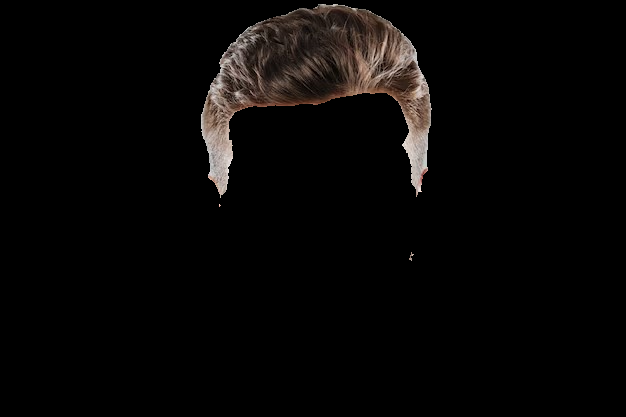
#> input picture Hair_changer/image_hair/output.png, 626 x 417 px, found by its file name
$ jupyter execute --allow-errors hair_segment.ipynb
#> lines starting #> are read from the running program, lines starting #| are printed output that depends on the picture; after the words box and inside, x2 and y2 are one past the last pixel; in counts of white or black regions, pixels touching at a corner belong together
[cell 1]
import mediapipe as mp
from mediapipe.tasks import python
from mediapipe.tasks.python import vision

[cell 2]
import os
import cv2
import numpy as np
import matplotlib.pyplot as plt
import math
import pymysql
#> (the rest of this cell did not finish here and is left out)

[cell 3]
model_path = "hair_segmenter.tflite"

[cell 4]
# Height and width that will be used by the model
DESIRED_HEIGHT = 480
DESIRED_WIDTH = 480
def resize_and_show(image):
    h, w = image.shape[:2]
    if h < w:
        img = cv2.resize(image, (DESIRED_WIDTH, math.floor(h/(w/DESIRED_WIDTH))))
    else:
        img = cv2.resize(image, (math.floor(w/(h/DESIRED_HEIGHT)), DESIRED_HEIGHT))
    cv2.imshow('Image', img)
    cv2.waitKey(0)
    cv2.destroyAllWindows()

[cell 5]
# MySql에 저장된 애프터 사진 파일명 불러오기
import pymysql

member_id = 'bb'
salon_id = 'a000'
afterImg=''

sql = "select pic_path from my_history where member_id = %s and salon_id = %s"

#> (the rest of this cell did not finish here and is left out)

[cell 6]
# 이미지파일 경로

IMAGE_FOLDER = 'C:/Users/user/git/final_project_t3/SmartMirror/src/main/resources/static/afterImg'
IMAGE_FILENAMES = [afterImg]

for name in IMAGE_FILENAMES:
    image_path = os.path.join(IMAGE_FOLDER, name)+'.jpg'
    print(image_path)

[cell 7]
# Performs resizing and showing the image
image_path=image_path
images = {name: cv2.imread(image_path) for name in IMAGE_FILENAMES}
#> images = 1 item
images.items()
# Preview the image(s)
#> (the rest of this cell did not finish here and is left out)

[cell 8]
BG_COLOR = (192, 192, 192) # gray
MASK_COLOR = (255, 255, 255) # white


# options
#> (the rest of this cell did not finish here and is left out)

[cell 9]
# 헤어 세그먼트(머리카락만 추출)
cnt=10

#> (the rest of this cell did not finish here and is left out)

[cell 10]
hair_image_path = 'image_hair/output.png'
hair_image = cv2.imread(hair_image_path)
#> hair_image is the input picture: shape (417, 626, 3); mean B, G, R 5.8, 6.5, 7.8

# Create a mask for the black background
black_bg_mask = np.all(hair_image == [0, 0, 0], axis=2)
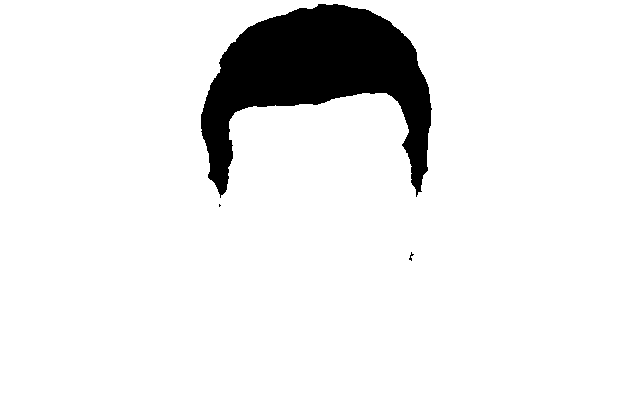
#> black_bg_mask: shape (417, 626) bool; 92% white; 3 black regions (2 under 20 px), largest, box (x1, y1, x2, y2) and area: (201, 4, 432, 198) 20751

# Create an alpha channel with the black background mask
alpha_channel = np.where(black_bg_mask, 0, 255).astype(np.uint8)

# Add the alpha channel to the hair image
hair_image_with_alpha = cv2.cvtColor(hair_image, cv2.COLOR_BGR2BGRA)
hair_image_with_alpha[:, :, 3] = alpha_channel

# Save the hair image with transparent background
output_path = 'image_hair/output_with_alpha.png'
cv2.imwrite(output_path, hair_image_with_alpha)

# Show the output image with transparent background
cv2.imshow('Output Image', hair_image_with_alpha)
cv2.waitKey(0)
cv2.destroyAllWindows()
